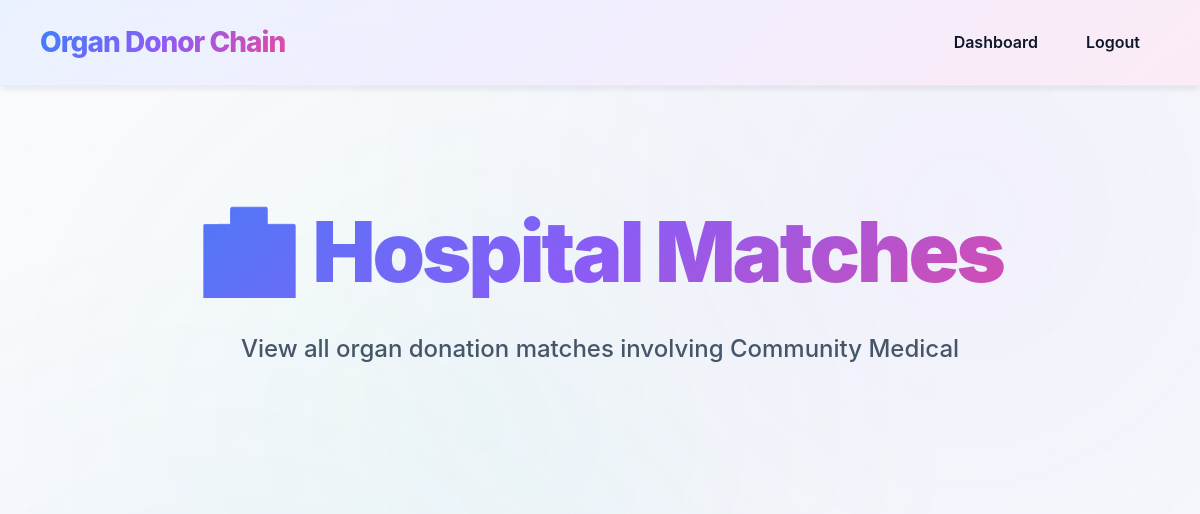
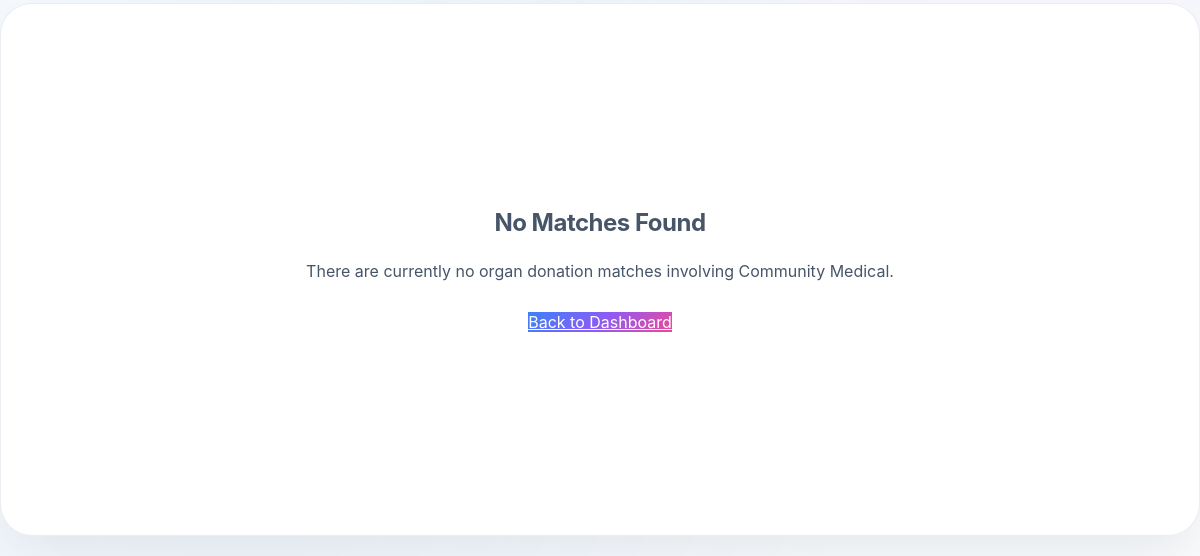
Page /hospital_matches (signed in) on the earlier database version (2 pictures, top to bottom).
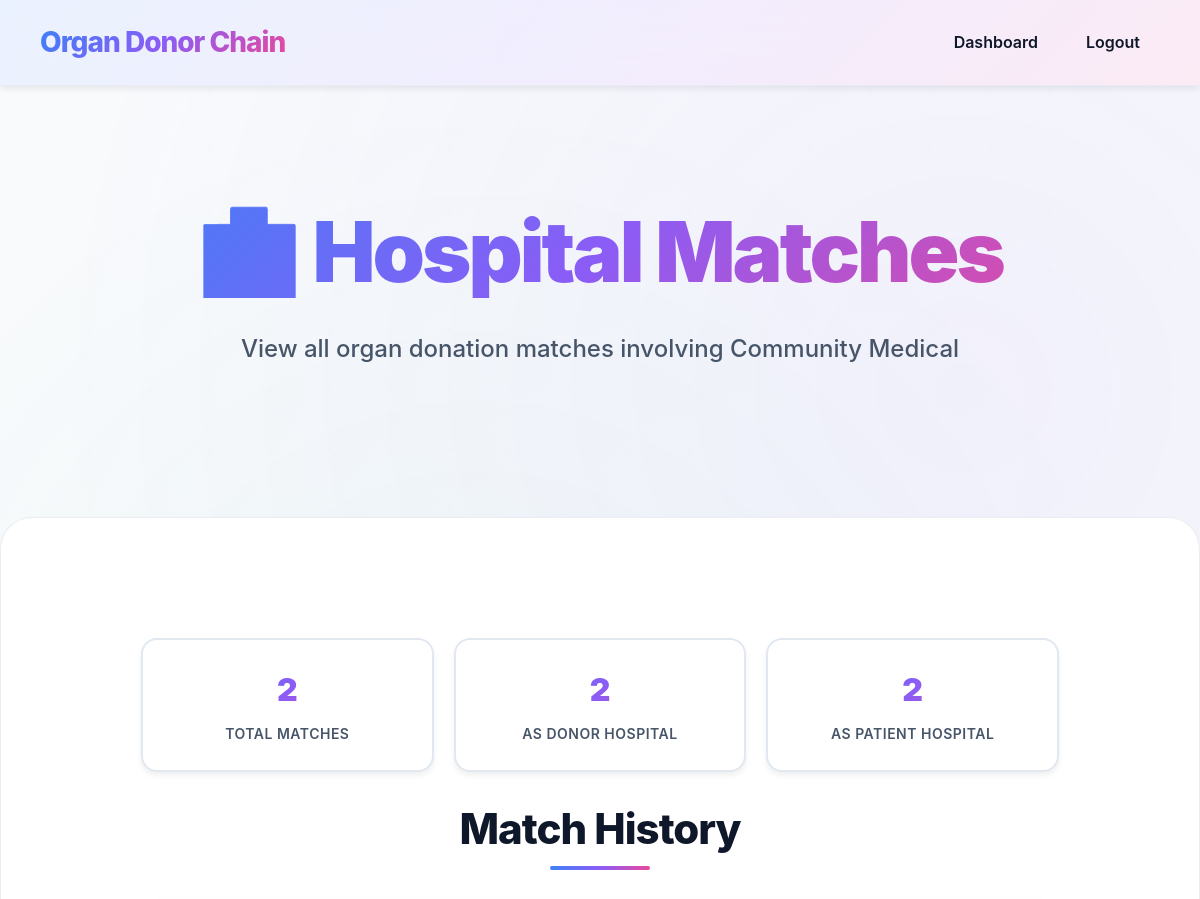
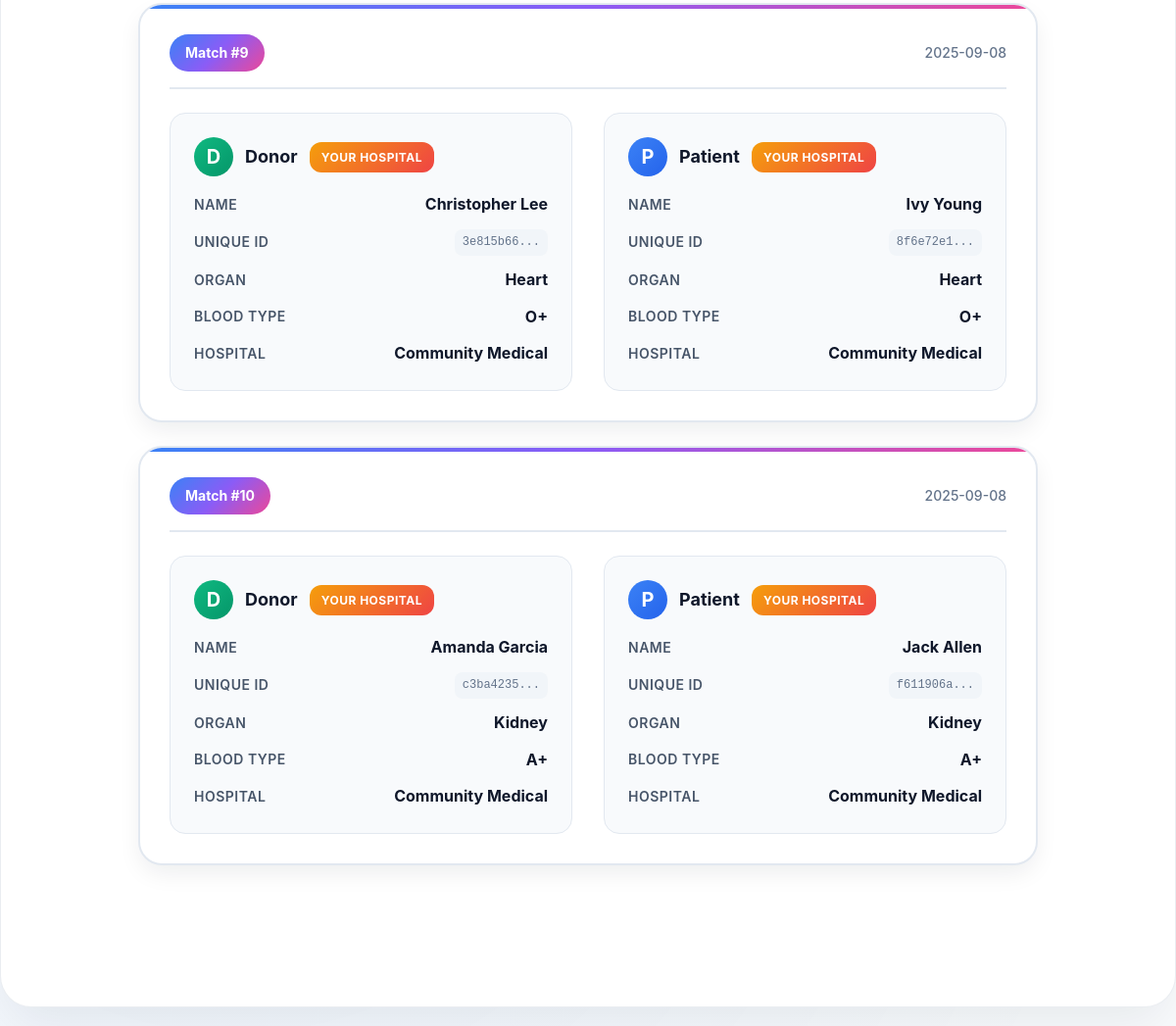
Same page on the later database version (2 pictures, top to bottom).
### tables this page shows
CREATE TABLE hospital (
        id INTEGER PRIMARY KEY AUTOINCREMENT,
        name TEXT,
        email TEXT UNIQUE,
        location TEXT,
        password TEXT
    );

CREATE TABLE match_record (
        id INTEGER PRIMARY KEY AUTOINCREMENT,
        donor_id INTEGER,
        patient_id INTEGER,
        donor_hospital_id INTEGER,
        patient_hospital_id INTEGER,
        organ TEXT,
        blood_type TEXT,
        match_date TEXT DEFAULT CURRENT_TIMESTAMP,
        FOREIGN KEY (donor_id) REFERENCES donor(id),
        FOREIGN KEY (patient_id) REFERENCES patient(id)
    );

CREATE TABLE donor (
        id INTEGER PRIMARY KEY AUTOINCREMENT,
        unique_id TEXT UNIQUE,
        hospital_id INTEGER,
        name TEXT,
        age INTEGER,
        gender TEXT,
        blood_type TEXT,
        organ TEXT,
        status TEXT DEFAULT 'Not Matched',
        registration_date TEXT DEFAULT CURRENT_TIMESTAMP,
        FOREIGN KEY (hospital_id) REFERENCES hospital(id)
    );

CREATE TABLE patient (
        id INTEGER PRIMARY KEY AUTOINCREMENT,
        unique_id TEXT UNIQUE,
        hospital_id INTEGER,
        name TEXT,
        age INTEGER,
        gender TEXT,
        blood_type TEXT,
        organ TEXT,
        status TEXT DEFAULT 'Not Matched',
        registration_date TEXT DEFAULT CURRENT_TIMESTAMP,
        FOREIGN KEY (hospital_id) REFERENCES hospital(id)
    );

### server/app.py (the view)
@app.route('/hospital_matches')
def hospital_matches():
    if 'hospital' not in session:
        return redirect('/login')
    hospital_id = session['hospital']
    hospital_name = session.get('hospital_name')
    conn = sqlite3.connect(DB)
    c = conn.cursor()
    try:
        c.execute('''
            SELECT
                mr.id as match_id,
                mr.match_date,
                d.name as donor_name,
                d.unique_id as donor_unique_id,
                d.organ as donor_organ,
                d.blood_type as donor_blood_type,
                p.name as patient_name,
                p.unique_id as patient_unique_id,
                p.organ as patient_organ,
                p.blood_type as patient_blood_type,
                hd.name as donor_hospital_name,
                hp.name as patient_hospital_name,
                mr.donor_hospital_id,
                mr.patient_hospital_id
            FROM match_record mr
            JOIN donor d ON mr.donor_id = d.id
            JOIN patient p ON mr.patient_id = p.id
            JOIN hospital hd ON mr.donor_hospital_id = hd.id
            JOIN hospital hp ON mr.patient_hospital_id = hp.id
            WHERE mr.donor_hospital_id = ? OR mr.patient_hospital_id = ?
            ORDER BY mr.match_date DESC
        ''', (hospital_id, hospital_id))
        matches = c.fetchall()
        match_list = []
        for match in matches:
            match_data = {
                'match_id': match[0],
                'match_date': match[1],
                'donor_name': match[2],
                'donor_unique_id': match[3],
                'donor_organ': match[4],
                'donor_blood_type': match[5],
                'patient_name': match[6],
                'patient_unique_id': match[7],
                'patient_organ': match[8],
                'patient_blood_type': match[9],
                'donor_hospital_name': match[10],
                'patient_hospital_name': match[11],
                'donor_hospital_id': match[12],
                'patient_hospital_id': match[13],
                'is_donor_hospital': match[12] == hospital_id,
                'is_patient_hospital': match[13] == hospital_id
            }
            match_list.append(match_data)
    except sqlite3.OperationalError:
        c.execute('''
            SELECT
                mr.id as match_id,
                mr.match_date,
                d.name as donor_name,
                d.organ as donor_organ,
                d.blood_type as donor_blood_type,
                p.name as patient_name,
                p.organ as patient_organ,
                p.blood_type as patient_blood_type,
                hd.name as donor_hospital_name,
                hp.name as patient_hospital_name,
                mr.donor_hospital_id,
                mr.patient_hospital_id
            FROM match_record mr
            JOIN donor d ON mr.donor_id = d.id
            JOIN patient p ON mr.patient_id = p.id
            JOIN hospital hd ON mr.donor_hospital_id = hd.id
            JOIN hospital hp ON mr.patient_hospital_id = hp.id
            WHERE mr.donor_hospital_id = ? OR mr.patient_hospital_id = ?
            ORDER BY mr.match_date DESC
        ''', (hospital_id, hospital_id))
        matches = c.fetchall()
        match_list = []
        for match in matches:
            match_data = {
                'match_id': match[0],
                'match_date': match[1],
                'donor_name': match[2],
                'donor_unique_id': 'N/A',
                'donor_organ': match[3],
                'donor_blood_type': match[4],
                'patient_name': match[5],
                'patient_unique_id': 'N/A',
                'patient_organ': match[6],
                'patient_blood_type': match[7],
                'donor_hospital_name': match[8],
                'patient_hospital_name': match[9],
                'donor_hospital_id': match[10],
                'patient_hospital_id': match[11],
                'is_donor_hospital': match[10] == hospital_id,
                'is_patient_hospital': match[11] == hospital_id
            }
            match_list.append(match_data)
    conn.close()
    return render_template('hospital_matches.html', matches=match_list, hospital_name=hospital_name)

### client/templates/hospital_matches.html (shortened to what the changed rows need)
<!DOCTYPE html>
<html>
<head>
    <link rel="stylesheet" href="../static/style.css">
</head>
<body>
<section class="hero">
    <div class="hero-inner">
        <h1>🏥 Hospital Matches</h1>
        <p>View all organ donation matches involving {{ hospital_name }}</p>
    </div>
</section>
<div class="container container-wide">
    {% if matches %}
        <div class="stats-grid">
            <div class="stat-card">
                <div class="stat-number">{{ matches|length }}</div>
                <div class="stat-label">Total Matches</div>
            </div>
            <div class="stat-card">
                <div class="stat-number">{{ matches|selectattr('is_donor_hospital')|list|length }}</div>
                <div class="stat-label">As Donor Hospital</div>
            </div>
            <div class="stat-card">
                <div class="stat-number">{{ matches|selectattr('is_patient_hospital')|list|length }}</div>
                <div class="stat-label">As Patient Hospital</div>
            </div>
        </div>
        <h2>Match History</h2>
        {% for match in matches %}
        <div class="match-card">
            <div class="match-header">
                <div class="match-id">Match #{{ match.match_id }}</div>
                <div class="match-date">{{ match.match_date[:10] if match.match_date else 'N/A' }}</div>
            </div>
            <div class="match-content">
                <div class="participant-card">
                    <div class="participant-header">
                        <div class="participant-icon donor-icon">D</div>
                        <div class="participant-title">Donor</div>
                        {% if match.is_donor_hospital %}
                        <div class="hospital-badge">Your Hospital</div>
                        {% endif %}
                    </div>
                    <div class="participant-details">
                        <div class="detail-row">
                            <span class="detail-label">Name</span>
                            <span class="detail-value">{{ match.donor_name }}</span>
                        </div>
                        <div class="detail-row">
                            <span class="detail-label">Unique ID</span>
                            <span class="unique-id">{{ match.donor_unique_id[:8] }}...</span>
                        </div>
                        <div class="detail-row">
                            <span class="detail-label">Organ</span>
                            <span class="detail-value">{{ match.donor_organ }}</span>
                        </div>
                        <div class="detail-row">
                            <span class="detail-label">Blood Type</span>
                            <span class="detail-value">{{ match.donor_blood_type }}</span>
                        </div>
                        <div class="detail-row">
                            <span class="detail-label">Hospital</span>
                            <span class="detail-value">{{ match.donor_hospital_name }}</span>
                        </div>
                    </div>
                </div>
                <div class="participant-card">
                    <div class="participant-header">
                        <div class="participant-icon patient-icon">P</div>
                        <div class="participant-title">Patient</div>
                        {% if match.is_patient_hospital %}
                        <div class="hospital-badge">Your Hospital</div>
                        {% endif %}
                    </div>
                    <div class="participant-details">
                        <div class="detail-row">
                            <span class="detail-label">Name</span>
                            <span class="detail-value">{{ match.patient_name }}</span>
                        </div>
                        <div class="detail-row">
                            <span class="detail-label">Unique ID</span>
                            <span class="unique-id">{{ match.patient_unique_id[:8] }}...</span>
                        </div>
                        <div class="detail-row">
                            <span class="detail-label">Organ</span>
                            <span class="detail-value">{{ match.patient_organ }}</span>
                        </div>
                        <div class="detail-row">
                            <span class="detail-label">Blood Type</span>
                            <span class="detail-value">{{ match.patient_blood_type }}</span>
                        </div>
                        <div class="detail-row">
                            <span class="detail-label">Hospital</span>
                            <span class="detail-value">{{ match.patient_hospital_name }}</span>
                        </div>
                    </div>
                </div>
            </div>
        </div>
        {% endfor %}
    {% else %}
        <div class="no-matches">
            <h3>No Matches Found</h3>
            <p>There are currently no organ donation matches involving {{ hospital_name }}.</p>
            <a href="/hospital_dashboard" class="btn-primary">Back to Dashboard</a>
        </div>
    {% endif %}
</div>
</body>
</html>

Differences in the rows shown:
now on this page (row unchanged): hospital: name "Community Medical"
added match_record: match_id "9", match_date "2025-09-08", donor_name "Christopher Lee", donor_unique_id "3e815b66", donor_organ "Heart", donor_blood_type "O+", donor_hospital_name "Community Medical", patient_name "Ivy Young", patient_unique_id "8f6e72e1", patient_organ "Heart", patient_blood_type "O+", patient_hospital_name "Community Medical"
added match_record: match_id "10", match_date "2025-09-08", donor_name "Amanda Garcia", donor_unique_id "c3ba4235", donor_organ "Kidney", donor_blood_type "A+", donor_hospital_name "Community Medical", patient_name "Jack Allen", patient_unique_id "f611906a", patient_organ "Kidney", patient_blood_type "A+", patient_hospital_name "Community Medical"
Other differences:
{{ matches|length }}: (not shown) → "2"
{{ matches|selectattr('is_donor_hospital')|list|length }}: (not shown) → "2"
{{ matches|selectattr('is_patient_hospital')|list|length }}: (not shown) → "2"
{{ hospital_name }}: "Community Medical" → (not shown)
text no longer shown: "No Matches Found There are currently no organ donation matches involving . Back to Dashboard"
text now shown: "TOTAL MATCHES AS DONOR HOSPITAL AS PATIENT HOSPITAL Match History"
